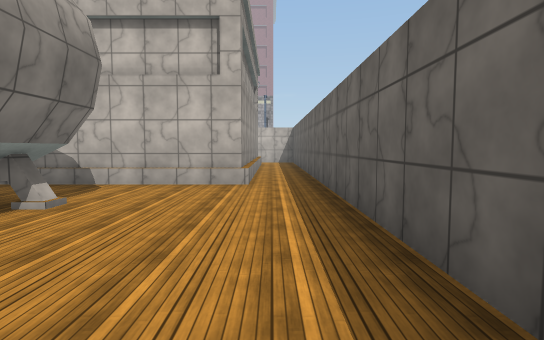
View 1 (above)

16 first-person views from a walk through a 3-D level made in the Unity game engine. The camera is 1.4 m above the floor, tilts 4° down and sees 80° across. The floor is counted in squares, 2 m on a side. Each view is taken from the middle of a square. On the plan, view 1 faces up. The plan holds only what a view shows up to about 10 squares ahead; the rest is blank. The place goes on beyond the plan. The player is left out. Some animated figures are left out. Surface patterns are stand-ins for the level's own textures.

View 2
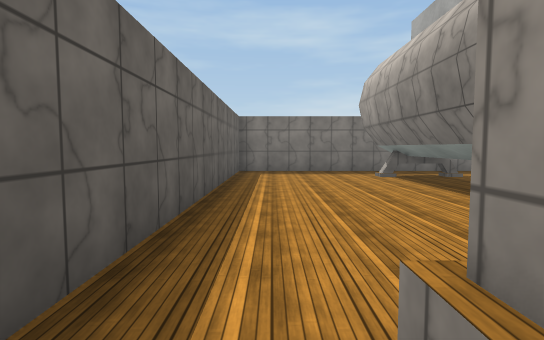

View 3
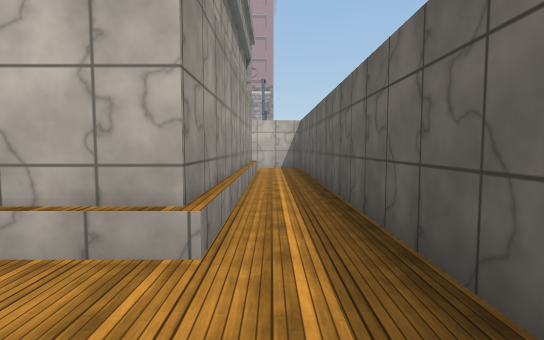

View 4
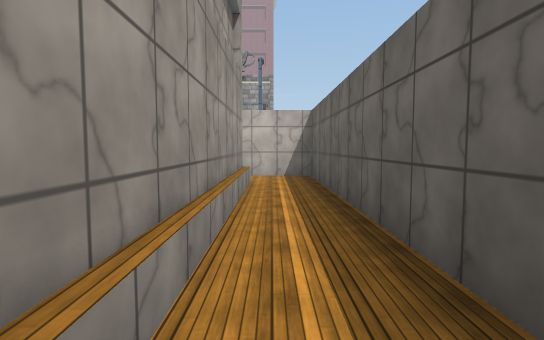

View 5
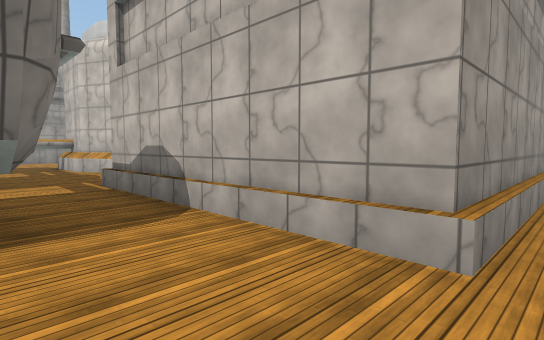

View 6
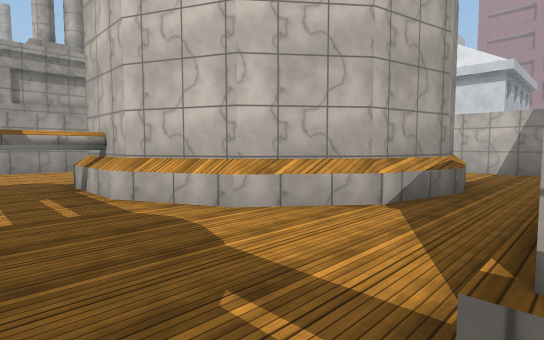

View 7
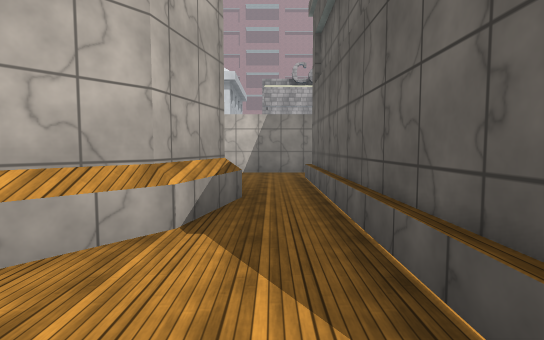

View 8
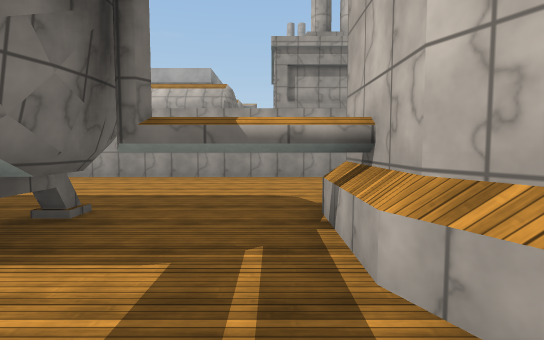

View 9
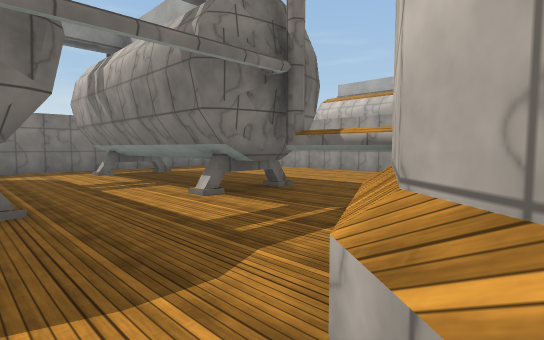

View 10
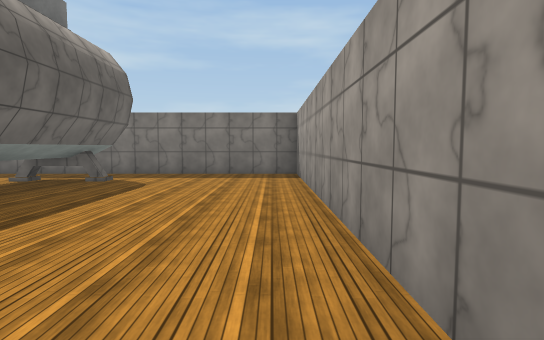

View 11
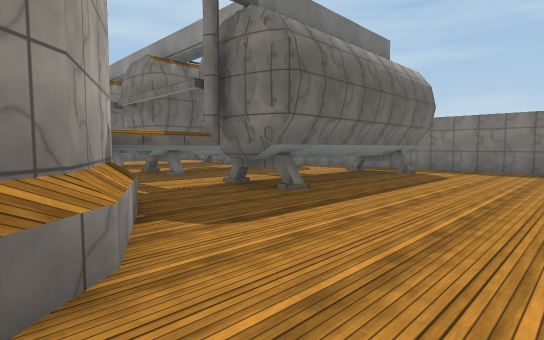

View 12
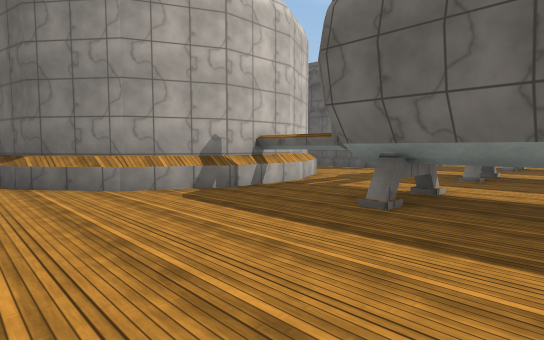

View 13
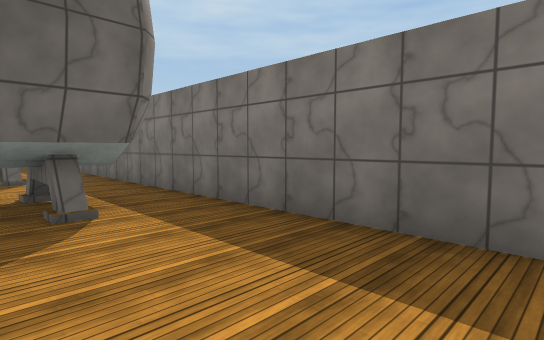

View 14
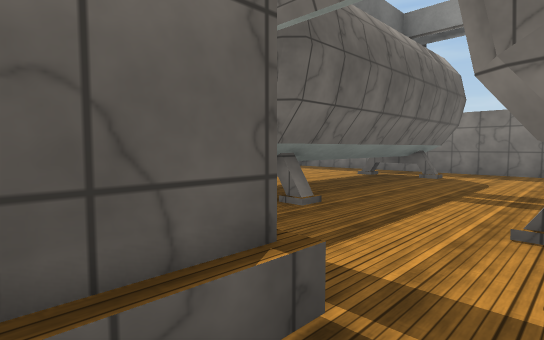

View 15
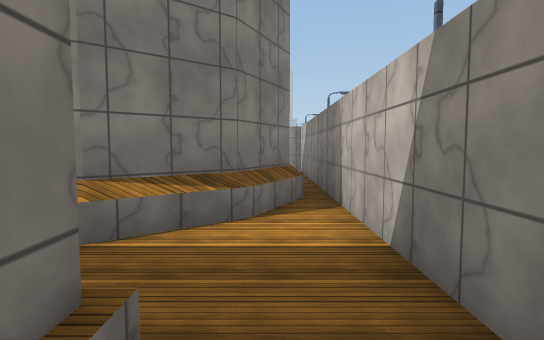

View 16
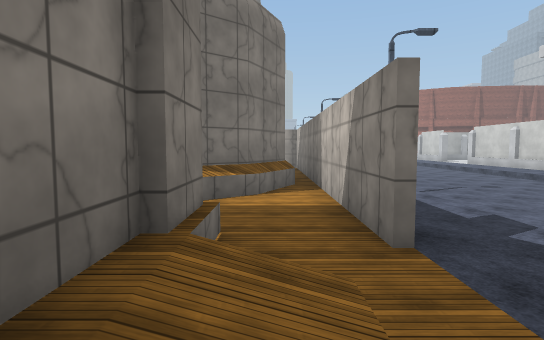

### Floor plan
Key: @ floor where view 1 was taken; # wall or solid block; . main floor; - floor 0.5 m lower than the main floor; / step, stairs or slope; T thing the floor can be seen under or through; S streetlight.
Columns run from 17 left of view 1 to 1 right of it. Each row starts with its distance up from view 1.
 20     ----
 19     ------
 18      ------
 17        S////
 16          ....
 15   ##########..   ##
 14       ##....///  .#
 13        ##..###  #.#
 12         ##.#    #.#
 11          #.#    #.#
 10   #      #.#    #.#
  9   ##    ##.#    #.#
  8 #..#   ##..#    #.#
  7 #...TTT#...#    #.#
  6 #....T.....######.#
  5 #....T............#
  4 #....TT..##..TT...#
  3 #....TT..# ..TT...#
  2 #....TT..# ..TT...#
  1 #....TT..  ..TT...#
  0 #....TT..  ..TT..@#
 -1 #....TT..##..TT...#
 -2 #.................#
 -3 ###################

Where each view was taken, in squares from view 1:
view 1: 0 up, 0 right, facing up
view 2: 7 up, 0 right, facing down
view 3: 4 up, 0 right, facing up
view 4: 7 up, 0 right, facing up
view 5: 4 up, 0 right, facing up-left
view 6: 5 up, 6 left, facing up-left
view 7: 6 up, 7 left, facing up
view 8: 6 up, 9 left, facing left
view 9: 8 up, 8 left, facing down-left
view 10: 6 up, 16 left, facing down
view 11: 8 up, 16 left, facing down-right
view 12: 2 up, 16 left, facing up-right
view 13: 0 up, 16 left, facing down-right
view 14: 7 up, 7 left, facing down-right
view 15: 14 up, 5 left, facing left
view 16: 14 up, 3 left, facing left
